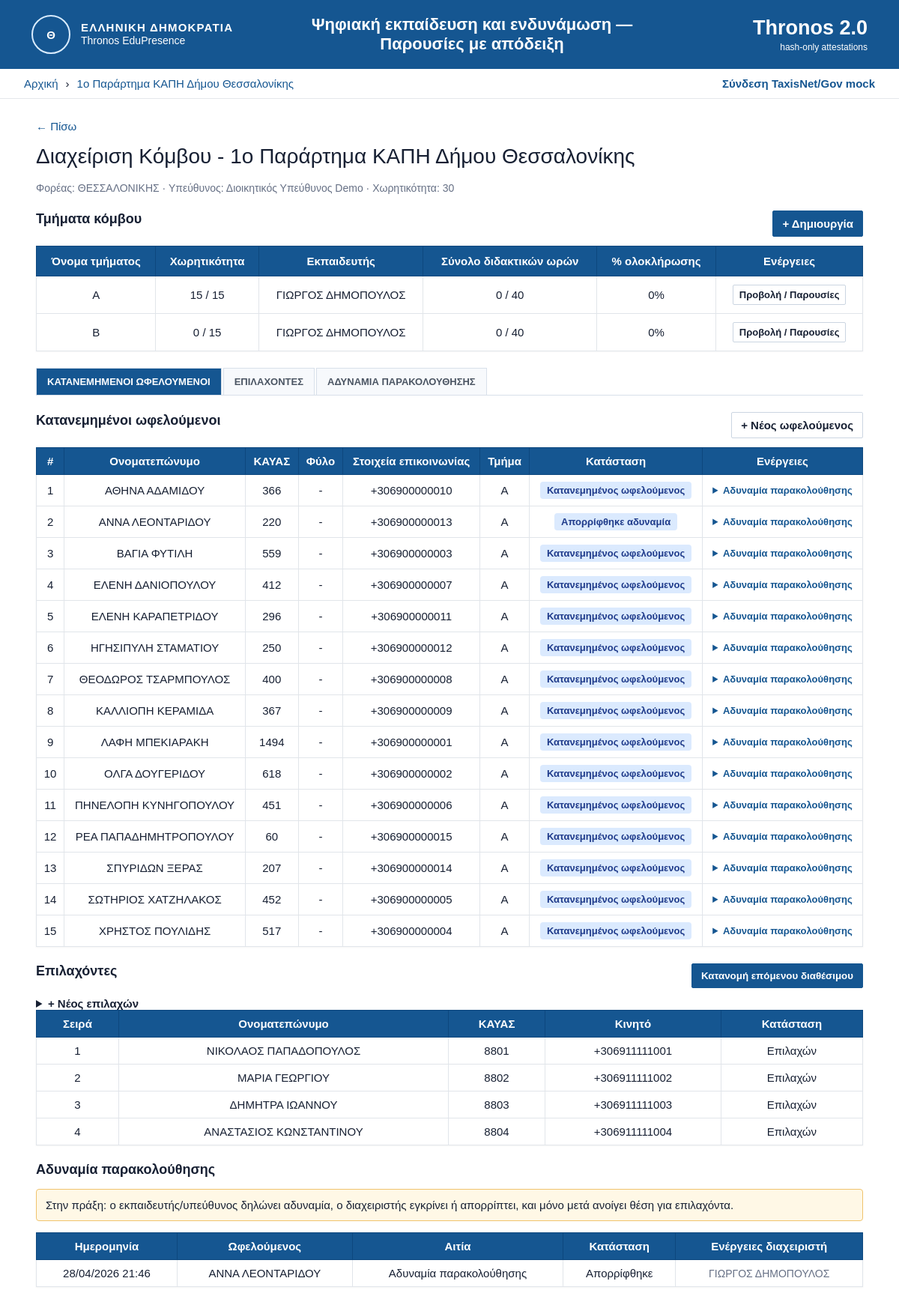
Page /nodes/1 on the committed database.
### app/models.py (models this page shows)
class Node(Base):
    __tablename__ = "nodes"
    id: Mapped[int] = mapped_column(Integer, primary_key=True)
    municipality: Mapped[str] = mapped_column(String(160), default="ΘΕΣΣΑΛΟΝΙΚΗΣ")
    name: Mapped[str] = mapped_column(String(250), nullable=False)
    responsible_name: Mapped[str] = mapped_column(String(200), default="")
    capacity: Mapped[int] = mapped_column(Integer, default=15)
    address: Mapped[str] = mapped_column(String(250), default="")
    is_active: Mapped[bool] = mapped_column(Boolean, default=True)
    created_at: Mapped[datetime] = mapped_column(DateTime, default=now_utc)
    classrooms = relationship("Classroom", back_populates="node", cascade="all, delete-orphan")
    students = relationship("Student", back_populates="node", cascade="all, delete-orphan")

class Classroom(Base):
    __tablename__ = "classrooms"
    id: Mapped[int] = mapped_column(Integer, primary_key=True)
    node_id: Mapped[int | None] = mapped_column(ForeignKey("nodes.id"), nullable=True)
    name: Mapped[str] = mapped_column(String(120), nullable=False)
    program_name: Mapped[str] = mapped_column(String(250), default="Ψηφιακή Ενδυνάμωση")
    teacher_name: Mapped[str] = mapped_column(String(200), default="")
    teacher_afm: Mapped[str] = mapped_column(String(20), default="")
    teacher_email: Mapped[str] = mapped_column(String(200), default="")
    teacher_phone: Mapped[str] = mapped_column(String(80), default="")
    location: Mapped[str] = mapped_column(String(250), default="")
    capacity: Mapped[int] = mapped_column(Integer, default=15)
    target_teaching_hours: Mapped[int] = mapped_column(Integer, default=40)
    is_active: Mapped[bool] = mapped_column(Boolean, default=True)
    created_at: Mapped[datetime] = mapped_column(DateTime, default=now_utc)
    node = relationship("Node", back_populates="classrooms")
    enrollments = relationship("Enrollment", back_populates="classroom", cascade="all, delete-orphan")
    lessons = relationship("Lesson", back_populates="classroom", cascade="all, delete-orphan")

class Lesson(Base):
    __tablename__ = "lessons"
    id: Mapped[int] = mapped_column(Integer, primary_key=True)
    classroom_id: Mapped[int] = mapped_column(ForeignKey("classrooms.id"), nullable=False)
    title: Mapped[str] = mapped_column(String(200), default="Μάθημα")
    starts_at: Mapped[datetime] = mapped_column(DateTime, default=now_utc)
    ends_at: Mapped[datetime | None] = mapped_column(DateTime, nullable=True)
    duration_minutes: Mapped[int] = mapped_column(Integer, default=120)
    teaching_hours: Mapped[int] = mapped_column(Integer, default=2)
    status: Mapped[str] = mapped_column(String(30), default="open")
    created_by: Mapped[str] = mapped_column(String(200), default="teacher")
    closed_at: Mapped[datetime | None] = mapped_column(DateTime, nullable=True)
    created_at: Mapped[datetime] = mapped_column(DateTime, default=now_utc)
    classroom = relationship("Classroom", back_populates="lessons")
    attendance_rows = relationship("Attendance", back_populates="lesson", cascade="all, delete-orphan")

class Student(Base):
    __tablename__ = "students"
    id: Mapped[int] = mapped_column(Integer, primary_key=True)
    node_id: Mapped[int | None] = mapped_column(ForeignKey("nodes.id"), nullable=True)
    full_name: Mapped[str] = mapped_column(String(200), nullable=False)
    phone: Mapped[str] = mapped_column(String(50), default="")
    email: Mapped[str] = mapped_column(String(200), default="")
    external_ref: Mapped[str] = mapped_column(String(120), default="")  # ΚΑΥΑΣ / external ref
    gender: Mapped[str] = mapped_column(String(40), default="")
    status: Mapped[str] = mapped_column(String(60), default="selected")  # selected | standby | unable_pending | unable_approved | unable_rejected
    priority_order: Mapped[int] = mapped_column(Integer, default=0)
    inability_reason: Mapped[str] = mapped_column(String(250), default="")
    is_active: Mapped[bool] = mapped_column(Boolean, default=True)
    created_at: Mapped[datetime] = mapped_column(DateTime, default=now_utc)
    node = relationship("Node", back_populates="students")
    enrollments = relationship("Enrollment", back_populates="student", cascade="all, delete-orphan")

class UnableRequest(Base):
    __tablename__ = "unable_requests"
    id: Mapped[int] = mapped_column(Integer, primary_key=True)
    node_id: Mapped[int] = mapped_column(ForeignKey("nodes.id"), nullable=False)
    student_id: Mapped[int] = mapped_column(ForeignKey("students.id"), nullable=False)
    reason: Mapped[str] = mapped_column(String(250), default="")
    status: Mapped[str] = mapped_column(String(40), default="pending")  # pending | approved | rejected
    requested_by: Mapped[str] = mapped_column(String(200), default="teacher")
    decided_by: Mapped[str] = mapped_column(String(200), default="")
    created_at: Mapped[datetime] = mapped_column(DateTime, default=now_utc)
    decided_at: Mapped[datetime | None] = mapped_column(DateTime, nullable=True)
    node = relationship("Node")
    student = relationship("Student")

### app/main.py (the view)
@app.get("/nodes/{node_id}", response_class=HTMLResponse)
def node_detail(request: Request, node_id: int, db: Annotated[Session, Depends(get_db)]):
    node = db.query(Node).options(
        joinedload(Node.classrooms).joinedload(Classroom.lessons),
        joinedload(Node.classrooms).joinedload(Classroom.enrollments).joinedload(Enrollment.student),
        joinedload(Node.students).joinedload(Student.enrollments).joinedload(Enrollment.classroom),
    ).filter(Node.id == node_id).first()
    if not node:
        raise HTTPException(404, "Node not found")
    selected = sorted([s for s in node.students if s.status in {"selected", "unable_pending", "unable_rejected"}], key=lambda s: (s.full_name or ""))
    standby = sorted([s for s in node.students if s.status == "standby"], key=lambda s: (s.priority_order, s.full_name))
    unable_requests = db.query(UnableRequest).options(joinedload(UnableRequest.student)).filter(UnableRequest.node_id == node_id).order_by(UnableRequest.created_at.desc()).all()
    return render(request, "node_detail.html", {"node": node, "selected": selected, "standby": standby, "unable_requests": unable_requests})

### app/templates/node_detail.html (shortened to what this page needs)
{% extends "base.html" %}
{% block breadcrumbs %}<span>›</span><a href="/nodes/{{ node.id }}">{{ node.name }}</a>{% endblock %}
{% block content %}
<a class="back-link no-print" href="/">← Πίσω</a>
<section class="plain-head">
  <h1>Διαχείριση Κόμβου - {{ node.name }}</h1>
  <p class="muted">Φορέας: {{ node.municipality }} · Υπεύθυνος: {{ node.responsible_name or '-' }} · Χωρητικότητα: {{ node.capacity }}</p>
</section>
<section class="block">
  <div class="section-bar">
    <h2>Τμήματα κόμβου</h2>
    <details class="no-print dropdown-form"><summary class="btn primary">+ Δημιουργία</summary>
    </details>
  </div>
  <table class="gov-table">
    <thead><tr><th>Όνομα τμήματος</th><th>Χωρητικότητα</th><th>Εκπαιδευτής</th><th>Σύνολο διδακτικών ωρών</th><th>% ολοκλήρωσης</th><th>Ενέργειες</th></tr></thead>
    <tbody>
      {% for c in node.classrooms|sort(attribute='name') %}
      <tr>
        <td>{{ c.name }}</td>
        <td>{{ active_enrollments(c)|length }} / {{ c.capacity }}</td>
        <td>{{ c.teacher_name or '-' }}</td>
        <td>{{ teaching_hours_done(c) }} / {{ c.target_teaching_hours }}</td>
        <td>{{ completion_percent(c) }}%</td>
        <td><a class="mini-btn" href="/classes/{{ c.id }}">Προβολή / Παρουσίες</a></td>
      </tr>
      {% else %}
      <tr><td colspan="6" class="muted">Δεν υπάρχουν τμήματα.</td></tr>
      {% endfor %}
    </tbody>
  </table>
</section>
<section class="tabs no-print">
  <a class="active" href="#selected">ΚΑΤΑΝΕΜΗΜΕΝΟΙ ΩΦΕΛΟΥΜΕΝΟΙ</a>
  <a href="#standby">ΕΠΙΛΑΧΟΝΤΕΣ</a>
  <a href="#unable">ΑΔΥΝΑΜΙΑ ΠΑΡΑΚΟΛΟΥΘΗΣΗΣ</a>
</section>
<section id="selected" class="block">
  <div class="section-bar">
    <h2>Κατανεμημένοι ωφελούμενοι</h2>
    <details class="no-print dropdown-form"><summary class="btn">+ Νέος ωφελούμενος</summary>
    </details>
  </div>
  <table class="gov-table slim">
    <thead><tr><th>#</th><th>Ονοματεπώνυμο</th><th>ΚΑΥΑΣ</th><th>Φύλο</th><th>Στοιχεία επικοινωνίας</th><th>Τμήμα</th><th>Κατάσταση</th><th>Ενέργειες</th></tr></thead>
    <tbody>
      {% for s in selected %}
      {% set active = active_enrollment_for(s) %}
      <tr>
        <td>{{ loop.index }}</td>
        <td>{{ s.full_name }}</td>
        <td>{{ s.external_ref or s.id }}</td>
        <td>{{ s.gender or '-' }}</td>
        <td>{{ s.phone or '-' }}<br></td>
        <td>
          {% if active %}
            {{ active.classroom.name }}
          {% endif %}
        </td>
        <td><span class="badge {{ s.status }}">{{ status_label(s.status) }}</span></td>
        <td>
          {% if s.status != 'unable_pending' %}
          <details><summary>Αδυναμία παρακολούθησης</summary>
          </details>
          {% else %}<span class="muted">Εκκρεμεί έγκριση</span>{% endif %}
        </td>
      </tr>
      {% else %}<tr><td colspan="8" class="muted">Δεν υπάρχουν κατανεμημένοι ωφελούμενοι.</td></tr>{% endfor %}
    </tbody>
  </table>
</section>
<section id="standby" class="block">
  <div class="section-bar">
    <h2>Επιλαχόντες</h2>
    <form method="post" action="/nodes/{{ node.id }}/allocate-next" onsubmit="return confirm('Να κατανεμηθεί ο πρώτος διαθέσιμος επιλαχών;');"><button class="btn primary">Κατανομή επόμενου διαθέσιμου</button></form>
  </div>
  <details class="no-print"><summary>+ Νέος επιλαχών</summary>
  </details>
  <table class="gov-table slim">
    <thead><tr><th>Σειρά</th><th>Ονοματεπώνυμο</th><th>ΚΑΥΑΣ</th><th>Κινητό</th><th>Κατάσταση</th></tr></thead>
    <tbody>{% for s in standby %}<tr><td>{{ s.priority_order }}</td><td>{{ s.full_name }}</td><td>{{ s.external_ref or s.id }}</td><td>{{ s.phone or '-' }}</td><td>{{ status_label(s.status) }}</td></tr>{% else %}<tr><td colspan="5" class="muted">Δεν υπάρχουν επιλαχόντες.</td></tr>{% endfor %}</tbody>
  </table>
</section>
<section id="unable" class="block">
  <h2>Αδυναμία παρακολούθησης</h2>
  <p class="notice-box">Στην πράξη: ο εκπαιδευτής/υπεύθυνος δηλώνει αδυναμία, ο διαχειριστής εγκρίνει ή απορρίπτει, και μόνο μετά ανοίγει θέση για επιλαχόντα.</p>
  <table class="gov-table slim">
    <thead><tr><th>Ημερομηνία</th><th>Ωφελούμενος</th><th>Αιτία</th><th>Κατάσταση</th><th>Ενέργειες διαχειριστή</th></tr></thead>
    <tbody>
      {% for r in unable_requests %}
      <tr>
        <td>{{ r.created_at.strftime('%d/%m/%Y %H:%M') }}</td><td>{{ r.student.full_name }}</td><td>{{ r.reason }}</td><td>{{ status_label(r.status) }}</td>
        <td>
          {% if r.status == 'pending' %}
          <form method="post" action="/nodes/{{ node.id }}/unable/{{ r.id }}/approve" class="inline-form"><button class="btn primary">Έγκριση</button></form>
          <form method="post" action="/nodes/{{ node.id }}/unable/{{ r.id }}/reject" class="inline-form"><button class="btn">Απόρριψη</button></form>
          {% else %}<span class="muted">{{ r.decided_by or '-' }}</span>{% endif %}
        </td>
      </tr>
      {% else %}<tr><td colspan="5" class="muted">Δεν υπάρχουν δηλώσεις αδυναμίας.</td></tr>{% endfor %}
    </tbody>
  </table>
</section>
{% endblock %}

### app/templates/base.html (shortened to what this page needs)
<!doctype html>
<html lang="el">
<head>
  <link rel="stylesheet" href="/static/styles.css">
</head>
<body>
  <header class="gov-header">
    <div class="gov-left">
      <div class="emblem">Θ</div>
      <div>
        <div class="small-caps">ΕΛΛΗΝΙΚΗ ΔΗΜΟΚΡΑΤΙΑ</div>
        <div class="ministry">Thronos EduPresence</div>
      </div>
    </div>
    <div class="gov-title">Ψηφιακή εκπαίδευση και ενδυνάμωση — Παρουσίες με απόδειξη</div>
    <div class="gov-right">
      <strong>Thronos 2.0</strong><br><span>hash-only attestations</span>
    </div>
  </header>
  <nav class="breadcrumbs no-print">
    <a href="/">Αρχική</a>
    {% block breadcrumbs %}{% endblock %}
    {% if current_user %}
      <span class="user-pill">{{ current_user.full_name }}</span>
      <a class="mini-link" href="/logout">Έξοδος</a>
    {% else %}
      <a class="user-pill" href="/login">Σύνδεση TaxisNet/Gov mock</a>
    {% endif %}
  </nav>
  <main class="page">
    {% block content %}{% endblock %}
  </main>
</body>
</html>

### app/static/styles.css (style rules this page uses)
:root { --blue:#155691;--blue2:#0d477e;--dark:#172033;--muted:#667085;--line:#d8e0ea;--bg:#fff;--soft:#f6f8fb;--ok:#0d8f5a;--danger:#b91c1c;--warn:#a16207 }
* { box-sizing:border-box }
body { margin:0;font-family:Arial,Helvetica,sans-serif;background:var(--bg);color:var(--dark);font-size:15px }
a { color:#155691;text-decoration:none }
.gov-header { background:var(--blue);color:#fff;min-height:92px;display:grid;grid-template-columns:320px 1fr 260px;align-items:center;padding:16px 42px;gap:20px }
.gov-left { display:flex;gap:14px;align-items:center }
.emblem { width:52px;height:52px;border:2px solid #d9ecff;border-radius:50%;display:flex;align-items:center;justify-content:center;font-weight:800;color:#fff }
.small-caps { font-weight:800;letter-spacing:.08em }
.ministry { font-size:14px;line-height:1.35 }
.gov-title { text-align:center;font-size:22px;font-weight:800 }
.gov-right { text-align:right }
.gov-right strong { font-size:27px }
.gov-right span { font-size:12px }
.breadcrumbs { height:40px;border-bottom:1px solid #e5e7eb;display:flex;align-items:center;gap:10px;padding:0 32px;background:#fff }
.user-pill { margin-left:auto;color:#155691;font-weight:700 }
.page { padding:28px 48px;max-width:1900px }
.plain-head h1 { font-size:28px;font-weight:500;margin:0 0 18px }
.plain-head p { margin:0 0 20px }
.muted { color:var(--muted);font-size:14px }
.gov-table { width:100%;border-collapse:collapse;background:#fff;border:1px solid var(--line);box-shadow:0 1px 2px rgba(0,0,0,.04) }
.gov-table th { background:var(--blue);color:#fff;font-weight:800;text-align:center;padding:11px;border:1px solid var(--blue2) }
.gov-table td { border:1px solid #e1e5ea;padding:11px;text-align:center;vertical-align:middle }
.gov-table td:nth-child(2) { text-align:center }
.gov-table.slim td,.gov-table.slim th { padding:9px }
.block { margin:22px 0 }
.block h2 { font-size:18px;font-weight:700;margin:0 0 12px }
.section-bar { display:flex;align-items:center;justify-content:space-between;gap:16px;margin-bottom:12px }
.btn,.mini-btn { display:inline-block;border:1px solid #cbd5e1;background:#fff;color:var(--dark);border-radius:2px;padding:8px 12px;cursor:pointer;font-weight:700 }
.btn.primary { background:var(--blue);color:#fff;border-color:var(--blue) }
.mini-btn { font-size:13px;padding:5px 8px }
.tabs { display:flex;gap:2px;margin:20px 0 8px;border-bottom:1px solid var(--line) }
.tabs a { padding:10px 14px;border:1px solid var(--line);border-bottom:0;background:#f7f9fc;font-size:13px;font-weight:800;color:#4b5563 }
.tabs a.active { background:var(--blue);color:#fff }
.badge { display:inline-block;border-radius:4px;padding:4px 9px;font-weight:700;font-size:13px;background:#e5e7eb }
.notice-box { background:#fff8e6;border:1px solid #f0c36d;padding:12px;border-radius:4px }
.back-link { display:inline-block;margin-bottom:16px }
details { margin-top:12px }
summary { cursor:pointer;font-weight:700 }
.dropdown-form { position:relative;margin:0 }
.dropdown-form summary { list-style:none }
.badge.selected,.badge.unable_rejected { background:#dbeafe;color:#1e3a8a }
.gov-table td details summary { font-size:13px;color:#155691 }
.gov-table td details { margin:0 }

### rows in the picture
Node: name "1ο Παράρτημα ΚΑΠΗ Δήμου Θεσσαλονίκης", municipality "ΘΕΣΣΑΛΟΝΙΚΗΣ", responsible_name "Διοικητικός Υπεύθυνος Demo", capacity "30"
Classroom: name "Α", active_enrollments "15", capacity "15", teacher_name "ΓΙΩΡΓΟΣ ΔΗΜΟΠΟΥΛΟΣ", target_teaching_hours "40", target_teaching_hours.status "0", classroom.name "Α"
Lesson: status "0"
Classroom: name "Β", active_enrollments "0", capacity "15", teacher_name "ΓΙΩΡΓΟΣ ΔΗΜΟΠΟΥΛΟΣ", teaching_hours_done "0", target_teaching_hours "40", target_teaching_hours "0"
Student: full_name "ΑΘΗΝΑ ΑΔΑΜΙΔΟΥ", external_ref "366", gender "-", phone "+306900000010", status "Κατανεμημένος ωφελούμενος"
Student: full_name "ΑΝΝΑ ΛΕΟΝΤΑΡΙΔΟΥ", external_ref "220", gender "-", phone "+306900000013", status "Απορρίφθηκε αδυναμία"
Student: full_name "ΒΑΓΙΑ ΦΥΤΙΛΗ", external_ref "559", gender "-", phone "+306900000003", status "Κατανεμημένος ωφελούμενος"
Student: full_name "ΕΛΕΝΗ ΔΑΝΙΟΠΟΥΛΟΥ", external_ref "412", gender "-", phone "+306900000007", status "Κατανεμημένος ωφελούμενος"
Student: full_name "ΕΛΕΝΗ ΚΑΡΑΠΕΤΡΙΔΟΥ", external_ref "296", gender "-", phone "+306900000011", status "Κατανεμημένος ωφελούμενος"
Student: full_name "ΗΓΗΣΙΠΥΛΗ ΣΤΑΜΑΤΙΟΥ", external_ref "250", gender "-", phone "+306900000012", status "Κατανεμημένος ωφελούμενος"
Student: full_name "ΘΕΟΔΩΡΟΣ ΤΣΑΡΜΠΟΥΛΟΣ", external_ref "400", gender "-", phone "+306900000008", status "Κατανεμημένος ωφελούμενος"
Student: full_name "ΚΑΛΛΙΟΠΗ ΚΕΡΑΜΙΔΑ", external_ref "367", gender "-", phone "+306900000009", status "Κατανεμημένος ωφελούμενος"
Student: full_name "ΛΑΦΗ ΜΠΕΚΙΑΡΑΚΗ", external_ref "1494", gender "-", phone "+306900000001", status "Κατανεμημένος ωφελούμενος"
Student: full_name "ΟΛΓΑ ΔΟΥΓΕΡΙΔΟΥ", external_ref "618", gender "-", phone "+306900000002", status "Κατανεμημένος ωφελούμενος"
Student: full_name "ΠΗΝΕΛΟΠΗ ΚΥΝΗΓΟΠΟΥΛΟΥ", external_ref "451", gender "-", phone "+306900000006", status "Κατανεμημένος ωφελούμενος"
Student: full_name "ΡΕΑ ΠΑΠΑΔΗΜΗΤΡΟΠΟΥΛΟΥ", external_ref "60", gender "-", phone "+306900000015", status "Κατανεμημένος ωφελούμενος"
Student: full_name "ΣΠΥΡΙΔΩΝ ΞΕΡΑΣ", external_ref "207", gender "-", phone "+306900000014", status "Κατανεμημένος ωφελούμενος"
Student: full_name "ΣΩΤΗΡΙΟΣ ΧΑΤΖΗΛΑΚΟΣ", external_ref "452", gender "-", phone "+306900000005", status "Κατανεμημένος ωφελούμενος"
Student: full_name "ΧΡΗΣΤΟΣ ΠΟΥΛΙΔΗΣ", external_ref "517", gender "-", phone "+306900000004", status "Κατανεμημένος ωφελούμενος"
Student: priority_order "1", full_name "ΝΙΚΟΛΑΟΣ ΠΑΠΑΔΟΠΟΥΛΟΣ", external_ref "8801", phone "+306911111001", status "Επιλαχών"
Student: priority_order "2", full_name "ΜΑΡΙΑ ΓΕΩΡΓΙΟΥ", external_ref "8802", phone "+306911111002", status "Επιλαχών"
Student: priority_order "3", full_name "ΔΗΜΗΤΡΑ ΙΩΑΝΝΟΥ", external_ref "8803", phone "+306911111003", status "Επιλαχών"
Student: priority_order "4", full_name "ΑΝΑΣΤΑΣΙΟΣ ΚΩΝΣΤΑΝΤΙΝΟΥ", external_ref "8804", phone "+306911111004", status "Επιλαχών"
UnableRequest: created_at "28/04/2026 21:46", student.full_name "ΑΝΝΑ ΛΕΟΝΤΑΡΙΔΟΥ", reason "Αδυναμία παρακολούθησης", status "Απορρίφθηκε", decided_by "ΓΙΩΡΓΟΣ ΔΗΜΟΠΟΥΛΟΣ"
